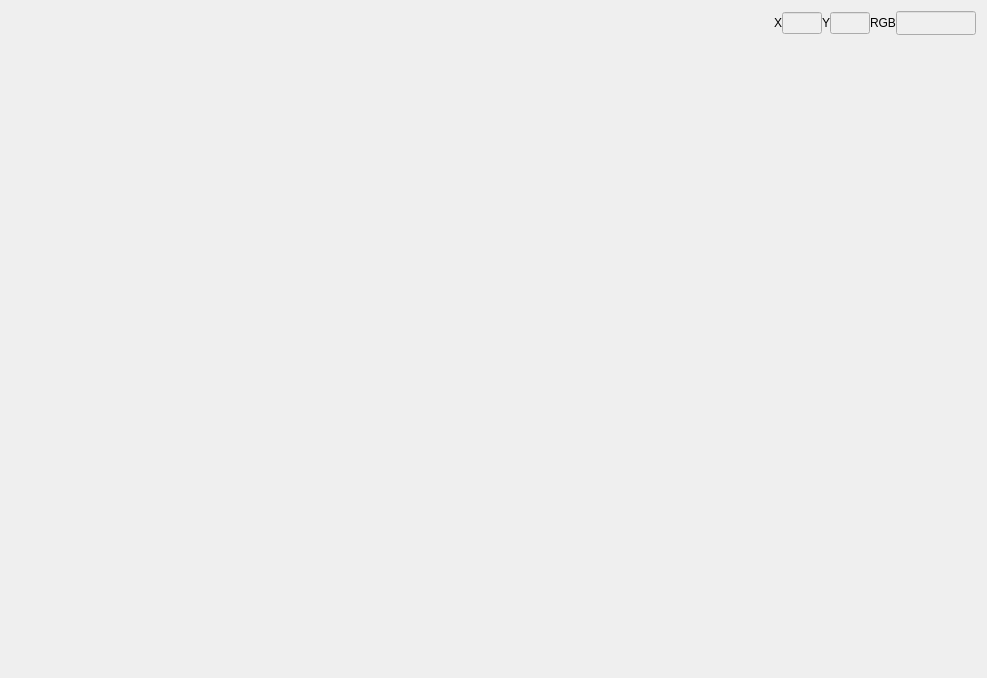
<?xml version="1.0" encoding="UTF-8"?>
<ui version="4.0">
 <class>QOencvWidget</class>
 <widget class="QWidget" name="QOencvWidget">
  <property name="geometry">
   <rect>
    <x>0</x>
    <y>0</y>
    <width>987</width>
    <height>678</height>
   </rect>
  </property>
  <property name="windowTitle">
   <string>Form</string>
  </property>
  <layout class="QVBoxLayout" name="verticalLayout">
   <item>
    <layout class="QVBoxLayout" name="verticalLayout_7" stretch="1,100">
     <property name="spacing">
      <number>0</number>
     </property>
     <item>
      <layout class="QHBoxLayout" name="horizontalLayout_13" stretch="1">
       <item>
        <layout class="QHBoxLayout" name="horizontalLayout_14">
         <item>
          <spacer name="horizontalSpacer_25">
           <property name="orientation">
            <enum>Qt::Horizontal</enum>
           </property>
           <property name="sizeHint" stdset="0">
            <size>
             <width>40</width>
             <height>20</height>
            </size>
           </property>
          </spacer>
         </item>
         <item>
          <widget class="QLabel" name="current_label_x">
           <property name="text">
            <string>X</string>
           </property>
          </widget>
         </item>
         <item>
          <widget class="QLineEdit" name="current_linedit_x">
           <property name="enabled">
            <bool>false</bool>
           </property>
           <property name="minimumSize">
            <size>
             <width>40</width>
             <height>0</height>
            </size>
           </property>
           <property name="maximumSize">
            <size>
             <width>40</width>
             <height>16777215</height>
            </size>
           </property>
          </widget>
         </item>
         <item>
          <widget class="QLabel" name="current_label_y">
           <property name="text">
            <string>Y</string>
           </property>
          </widget>
         </item>
         <item>
          <widget class="QLineEdit" name="current_linedit_y">
           <property name="enabled">
            <bool>false</bool>
           </property>
           <property name="minimumSize">
            <size>
             <width>40</width>
             <height>0</height>
            </size>
           </property>
           <property name="maximumSize">
            <size>
             <width>40</width>
             <height>16777215</height>
            </size>
           </property>
          </widget>
         </item>
         <item>
          <widget class="QLabel" name="current_label_rgb">
           <property name="text">
            <string>RGB</string>
           </property>
          </widget>
         </item>
         <item>
          <widget class="QLineEdit" name="current_linedit_rgb">
           <property name="enabled">
            <bool>false</bool>
           </property>
           <property name="minimumSize">
            <size>
             <width>80</width>
             <height>0</height>
            </size>
           </property>
           <property name="maximumSize">
            <size>
             <width>80</width>
             <height>16777215</height>
            </size>
           </property>
           <property name="font">
            <font>
             <family>3ds</family>
             <pointsize>8</pointsize>
            </font>
           </property>
          </widget>
         </item>
        </layout>
       </item>
      </layout>
     </item>
     <item>
      <layout class="QHBoxLayout" name="horizontalLayout_15" stretch="1">
       <property name="rightMargin">
        <number>0</number>
       </property>
       <item>
        <widget class="QWidget" name="img_widget" native="true"/>
       </item>
      </layout>
     </item>
    </layout>
   </item>
  </layout>
 </widget>
 <resources/>
 <connections/>
</ui>
